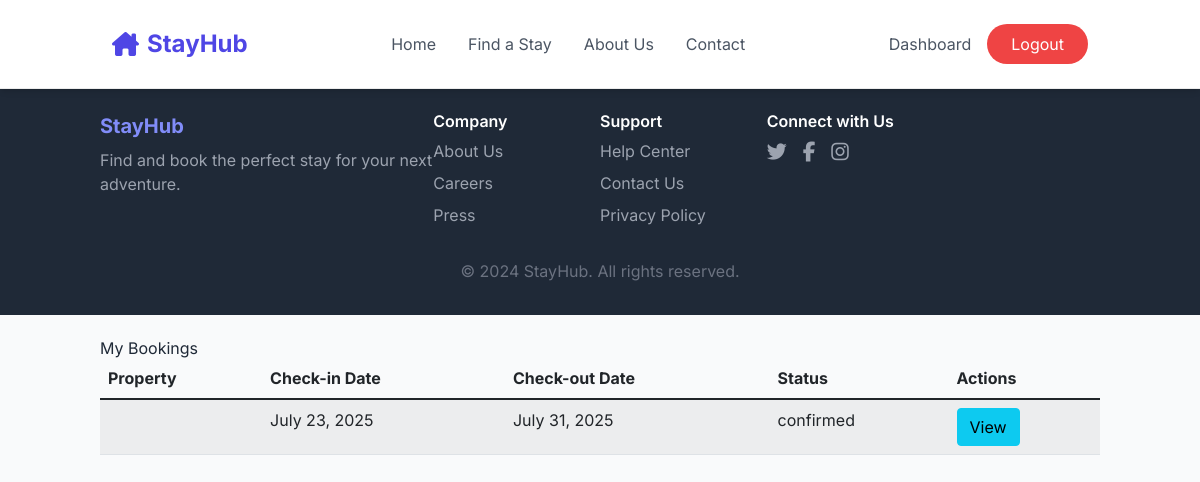
Page /bookings/ (signed in) on the committed database.
### bookings/models.py (models this page shows, shortened)
class Booking(models.Model):
    STATUS_CHOICES = (
        ('pending', 'Pending'),
        ('confirmed', 'Confirmed'),
        ('cancelled', 'Cancelled'),
        ('completed', 'Completed'),
    )
    user = models.ForeignKey(User, on_delete=models.CASCADE)
    room = models.ForeignKey(Room, on_delete=models.CASCADE)
    check_in_date = models.DateField()
    check_out_date = models.DateField()
    guests = models.PositiveIntegerField()
    total_nights = models.PositiveIntegerField()
    total_amount = models.DecimalField(max_digits=10, decimal_places=2)
    status = models.CharField(max_length=20, choices=STATUS_CHOICES, default='pending')
    guest_name = models.CharField(max_length=200)
    guest_email = models.EmailField()
    guest_phone = models.CharField(max_length=15)
    special_requests = models.TextField(blank=True)
    created_at = models.DateTimeField(auto_now_add=True)
    updated_at = models.DateTimeField(auto_now=True)
    class Meta:
        ordering = ['-created_at']

### bookings/views.py (the view)
# urls.py: path('', BookingListView.as_view(), name='booking_list'),
@method_decorator(login_required, name='dispatch')
class BookingListView(LoginRequiredMixin, ListView):
    model = Booking
    template_name = 'bookings/booking_list.html'
    context_object_name = 'bookings'
    def get_queryset(self):
        return Booking.objects.filter(user=self.request.user).order_by('check_in_date')

### booking-app/templates/bookings/booking_list.html (shortened to what this page needs)
<!DOCTYPE html>
<html lang="en">
<head>
    <link href="https://cdn.jsdelivr.net/npm/bootstrap@5.1.3/dist/css/bootstrap.min.css" rel="stylesheet">
</head>
<body>
    {% include 'base.html' %}
    <div class="container mt-4">
        <h2>My Bookings</h2>
        {% if bookings %}
            <table class="table table-striped">
                <thead>
                    <tr>
                        <th>Property</th>
                        <th>Check-in Date</th>
                        <th>Check-out Date</th>
                        <th>Status</th>
                        <th>Actions</th>
                    </tr>
                </thead>
                <tbody>
                    {% for booking in bookings %}
                        <tr>
                            <td>{{ booking.property.name }}</td>
                            <td>{{ booking.check_in_date }}</td>
                            <td>{{ booking.check_out_date }}</td>
                            <td>{{ booking.status }}</td>
                            <td>
                                <a href="{% url 'booking_detail' booking.id %}" class="btn btn-info">View</a>
                            </td>
                        </tr>
                    {% endfor %}
                </tbody>
            </table>
        {% else %}
            <div class="alert alert-warning" role="alert">
                You have no bookings yet.
            </div>
        {% endif %}
    </div>
</body>
</html>

### templates/base.html (style rules this page uses)
body { font-family: 'Inter', sans-serif; background-color: #f8fafc; color: #1f2937; }
body { font-family: 'Inter', sans-serif; background-color: #f8fafc; }

### rows in the picture
Booking: check_in_date "July 23, 2025", check_out_date "July 31, 2025", status "confirmed"
